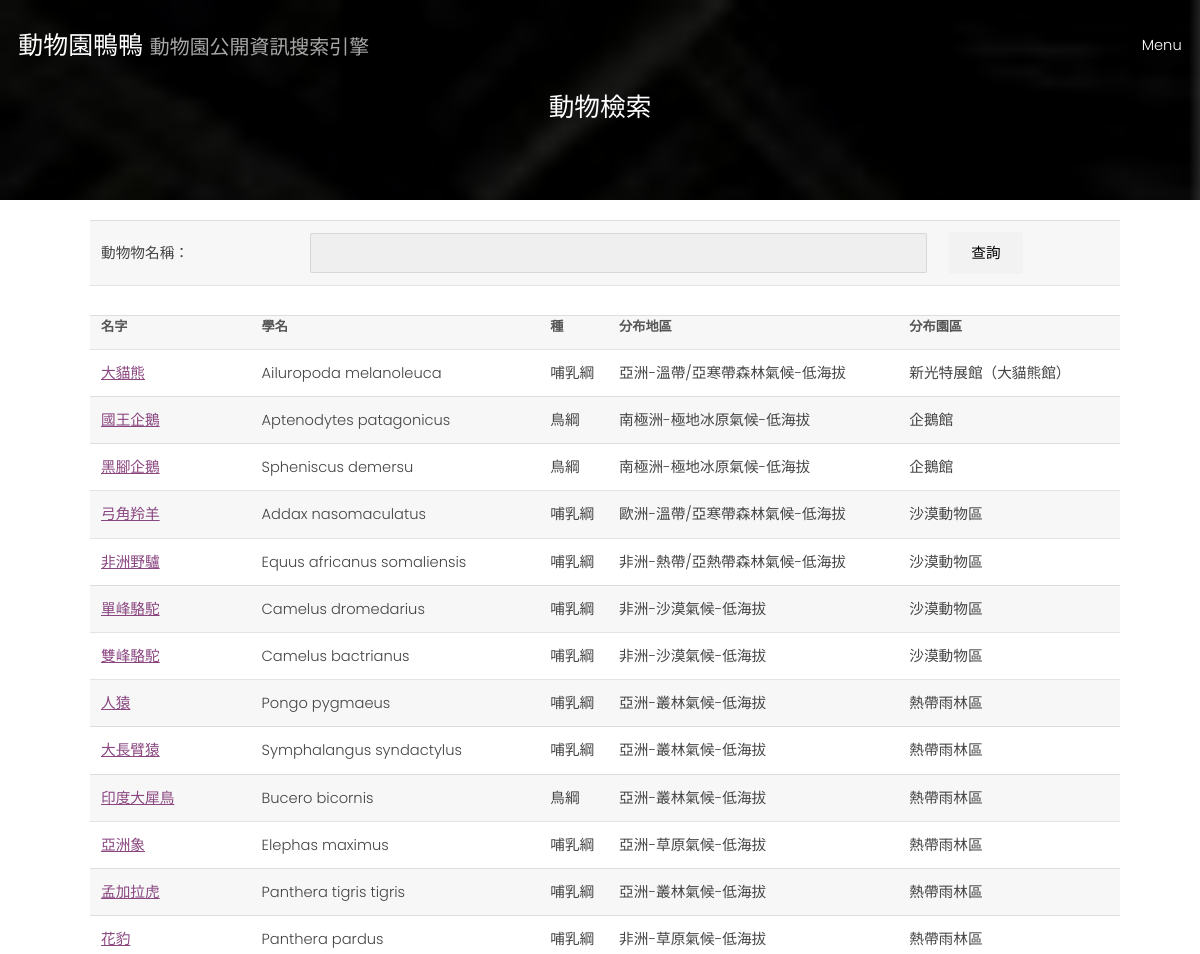
/search/animal/ (upper part), run on an earlier commit of the app's database.
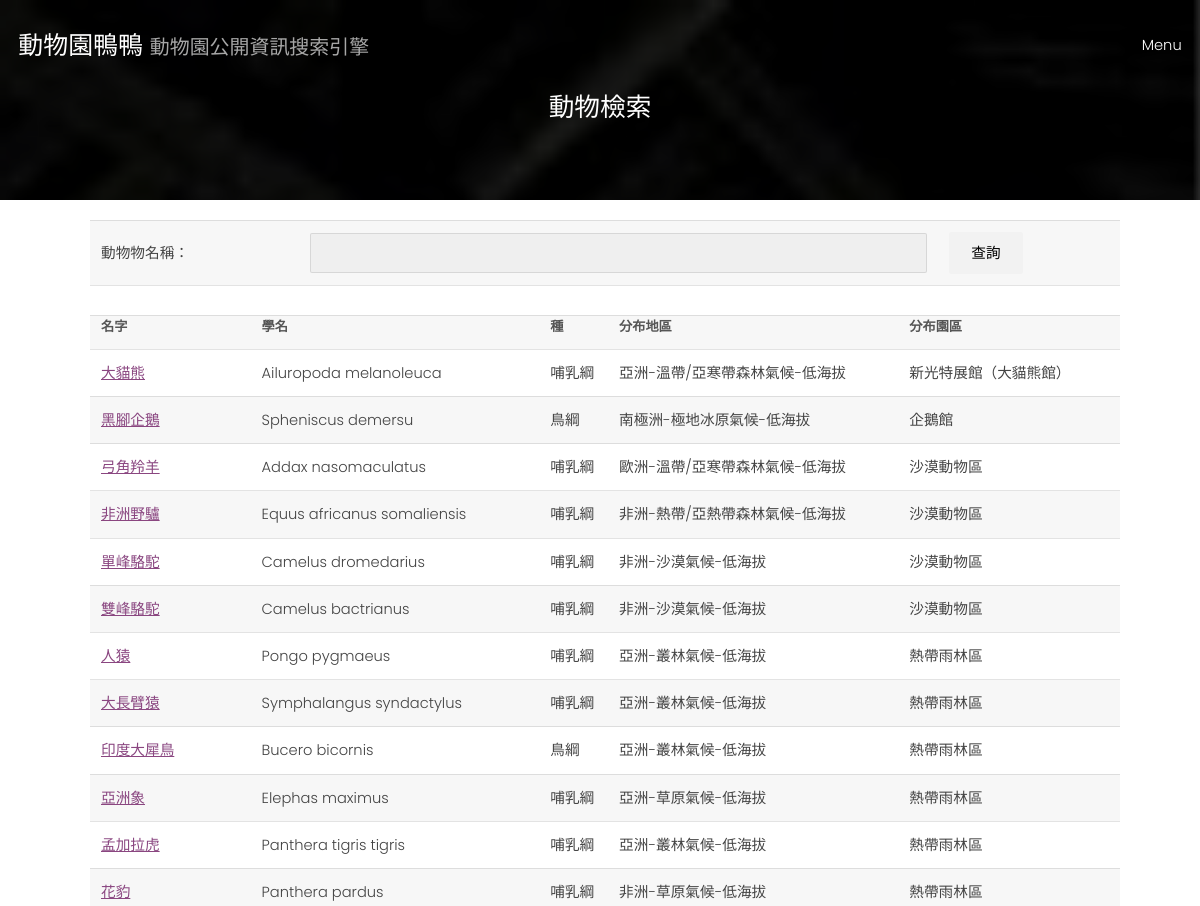
And on a later commit of the database.
### zoo_info/models.py (models this page shows)
class Animal(models.Model):
    animal_id = models.IntegerField(primary_key = True)
    scientific_id = models.CharField(max_length = 30)
    animal_name = models.CharField(max_length = 30)
    category = models.CharField(max_length = 30)
    conservation = models.CharField(max_length = 30)
    h_id = models.ForeignKey(Habitat, on_delete = models.CASCADE)
    area_id = models.ForeignKey(Area, on_delete = models.CASCADE)
    image = models.ImageField(blank = True, upload_to = "static/images/zoo_info")

class Habitat(models.Model):
    H_id = models.CharField(max_length = 30, primary_key = True)
    weather = models.CharField(max_length = 30)
    continent = models.CharField(max_length = 30)
    terrian = models.CharField(max_length = 30)

class Area(models.Model):
    area_id = models.CharField(max_length = 30, primary_key = True)#
    position = models.CharField(max_length = 30)#
    nearby = models.CharField(max_length = 30)#
    theme = models.CharField(max_length = 30)#
    close_time = models.CharField(max_length = 30)#
    distance = models.FloatField()
    zoo_id = models.ForeignKey(Zoo, on_delete = models.CASCADE)

### zoo_info/views.py (the view)
# urls.py: path('search/animal/', search_animal),
def search_animal(request):
    title = '動物檢索'
    if 'animal_name' in request.GET:
        animal_name = request.GET['animal_name']
        animal_info = Animal.objects.filter(animal_name__contains = animal_name)
    else:
        animal_info = Animal.objects.all()
    return render(request, 'zoo_info/search_by/animal.html', locals())

### templates/zoo_info/search_by/animal.html (shortened to what this page needs)
{% extends 'base.html' %}
{% block content %}
{%include 'base_search.html'%}
    <div id="display_format">
        <form>
            <table>
                <tr>
                    <td>動物物名稱：</td>
                    <td><input type="text" required name = 'animal_name'></td>
                    <td><input type ="submit" value="查詢"></td>
                </tr>
            </table>
        </form>
        <table>
            <tr>
                <th>名字</th>
                <th>學名</th>
                <th>種</th>
                <th>分布地區</th>
                <th>分布園區</th>
            </tr>
            {% for animal in animal_info%}
                <tr>
                    <td><a href = "./{{animal.animal_id}}/">{{animal.animal_name}}</a></td>
                    <td>{{animal.scientific_id}}</td>
                    <td>{{animal.category}}</td>
                    <td>{{animal.h_id.continent}}-{{animal.h_id.weather}}-{{animal.h_id.terrian}}</td>
                    <td>{{animal.area_id.theme}}</td>
                </tr>
            {% endfor %}
        </table>
    </div>
{% endblock %}

What changed in the data, as far as the page shows it:
removed Animal: animal_name "國王企鵝", scientific_id "Aptenodytes patagonicus", category "鳥綱", h_id.continent "南極洲", h_id.weather "極地冰原氣候", h_id.terrian "低海拔", area_id.theme "企鵝館"
